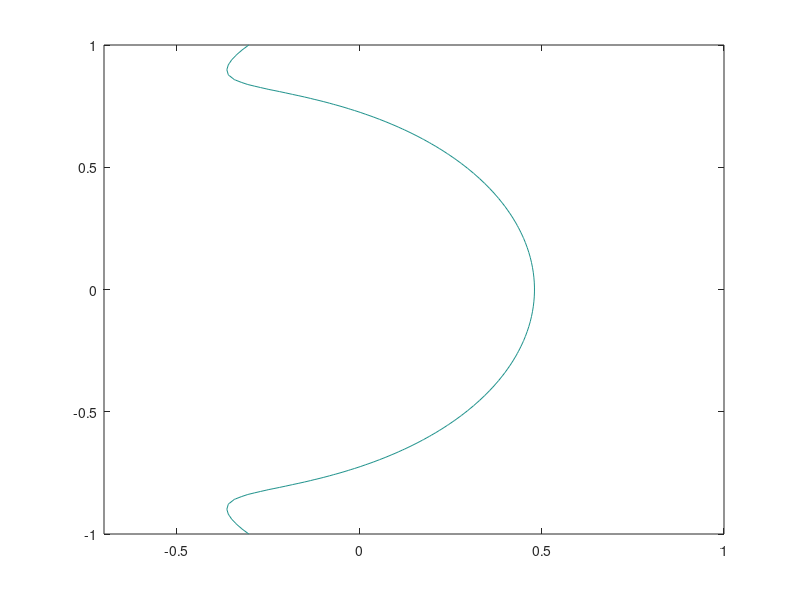

This figure's MATLAB source: (Note: this script raises an error after producing the figure.)
%% preparation

f = @(x, y, t) exp(-x .^ 2 * cos(2 * t) ^ 2 - y .^ 2 * sin(t) ^ 2) +...
    exp((x - 0.5) .^ 2 * cos(t + 0.4) ^ 2 + y .^ 2 * sin(1.3 * t - 0.4) ^ 2);
N = 100;
x = linspace(-0.7, 1, N);
y = linspace(-1, 1, N);
[X, Y] = meshgrid(x, y);

%% surfing

nFrames = 100;
t = linspace(pi, 3 * pi / 2, nFrames);
mov(1:nFrames) = struct('cdata', [], 'colormap', []);

for i = 1:nFrames 
    Z = f(X, Y, t(i));
    Zu = [Z(2:end, :); NaN(1, N)];
    Zd = [NaN(1, N); Z(1 : end - 1, :)];
    Zr = [NaN(N, 1) Z(:, 1 : end - 1)];
    Zl = [Z(: , 2:end) NaN(N, 1)];
    mins = Z <= Zu & Z <= Zd & Z <= Zr & Z <= Zl;
    maxs = Z >= Zu & Z >= Zd & Z >= Zr & Z >= Zl;
    surf(X, Y, Z);
    hold on;
    scatter3(X(mins), Y(mins), Z(mins), 50, 'm', '*');
    scatter3(X(maxs), Y(maxs), Z(maxs), 50, 'k', '*');
    hold off;
    % xlabel('x');
    % ylabel('y');
    % legend('z = f(x, y | t)', 'loc min', 'loc max');
    title('surface evolution');
    axis([-1 1 -0.5 0.5 1 2.5]);
    mov(i) = getframe();
end

%% playing

movie(mov);

%% projections

t_fix = t(38);
level = 1.794;
contour(X, Y, Z, [1, level]);

%% save to .mat

save('surfing.mat', 'mov');

%% save to .avi

v = VideoWriter('surfing.avi');
open(v);
writeVideo(v, mov);
close(v);
